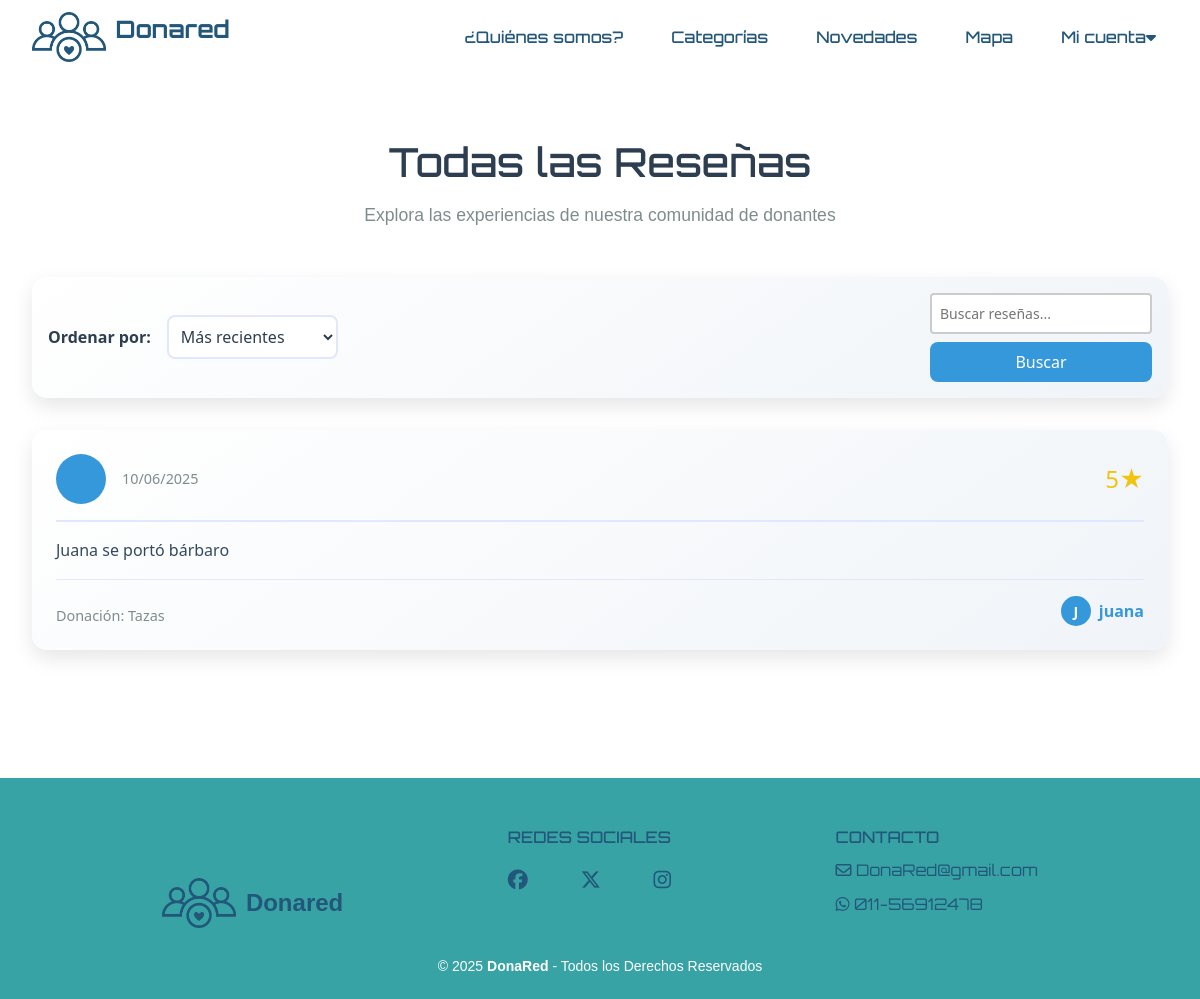
The app's page /resenas/ with its own data.
### donaredapp/models.py (models this page shows, shortened)
class Resena(models.Model):
    ESTADO_CHOICES = [
        ('pending', 'Pendiente'),
        ('approved', 'Aprobada'),
        ('rejected', 'Rechazada'),
    ]
    solicitud = models.OneToOneField('Solicitud', on_delete=models.CASCADE, related_name='resena')
    calificacion = models.IntegerField(
        validators=[MinValueValidator(1), MaxValueValidator(5)],
        help_text="Calificación de 1 a 5 estrellas"
    )
    comentario = models.TextField(max_length=500, blank=True)
    fecha_creacion = models.DateTimeField(auto_now_add=True)
    estado = models.CharField(
        max_length=10,
        choices=ESTADO_CHOICES,
        default='pending',
        help_text="Estado de la reseña"
    )
    class Meta:
        verbose_name = 'Reseña'
        verbose_name_plural = 'Reseñas'
        ordering = ['-fecha_creacion']
    @property
    def estrellas(self):
        """Retorna la calificación en formato de estrellas"""
        return '★' * self.calificacion + '☆' * (5 - self.calificacion)

class Solicitud(models.Model):
    item = models.ForeignKey(Item, on_delete=models.CASCADE, related_name='item_solicitudes')
    donante = models.ForeignKey(User, on_delete=models.CASCADE, related_name='donante_solicitudes')
    beneficiario = models.ForeignKey(User, on_delete=models.CASCADE, related_name='beneficiario_solicitudes')
    fecha_creacion = models.DateTimeField(auto_now_add=True)
    STATUS_CHOICES = [
        ('PENDIENTE', 'Pendiente'),
        ('ACEPTADA', 'Aceptada'),
        ('RECHAZADA', 'Rechazada'),
        ('CONCRETADA', 'Concretada'),
    ]
    estado = models.CharField(max_length=20, choices=STATUS_CHOICES, default='PENDIENTE')
    class Meta:
        unique_together = ['item', 'beneficiario']
        verbose_name = 'Donación'
        verbose_name_plural = 'Donaciones'

class Item(models.Model):
    nombre = models.CharField(max_length=100)
    descripcion = models.TextField(max_length=500)
    categoria = models.ForeignKey(Categoria, on_delete=models.CASCADE)
    fecha_creacion = models.DateTimeField(auto_now_add=True)
    usuario = models.ForeignKey(
        User,
        on_delete=models.CASCADE,
        related_name='items',
        null=True,
    )
    imagen = models.ImageField(upload_to='items/', null=True, blank=True, default='items/sin_imagen.png')
    domicilio = models.CharField(max_length=255, null=True, blank=True)
    activo = models.BooleanField(default=True)
    latitude = models.DecimalField(max_digits=9, decimal_places=6, null=True, blank=True)
    longitude = models.DecimalField(max_digits=9, decimal_places=6, null=True, blank=True)

### donaredapp/views.py (the view, shortened to what this page needs)
# urls.py: path('resenas/', views.ver_todas_resenas, name='ver_todas_resenas'),
def ver_todas_resenas(request):
    resenas = Resena.objects.all()
    search_query = request.GET.get('search', '')
    sort = request.GET.get('sort', 'recent')
    if sort == 'rating':
        resenas = resenas.order_by('-calificacion')
    elif sort == 'oldest':
        resenas = resenas.order_by('fecha_creacion')
    else:  # recent
        resenas = resenas.order_by('-fecha_creacion')
    paginator = Paginator(resenas, 12)  # 12 reseñas por página
    page = request.GET.get('page')
    resenas = paginator.get_page(page)
    return render(request, 'donaredapp/ver_todas_resenas.html', {
        'resenas': resenas,
        'search_query': search_query,
        'sort': sort
    })

### donaredapp/templates/donaredapp/ver_todas_resenas.html (shortened to what this page needs)
{% extends 'donaredapp/base.html' %}
{% load static %}
{% block content %}
<div class="all-reviews">
    <div class="section-header">
        <h2>Todas las Reseñas</h2>
        <p>Explora las experiencias de nuestra comunidad de donantes</p>
    </div>
    <div class="filters">
        <div class="filter-group">
            <label class="filter-label">Ordenar por:</label>
            <select class="filter-select" name="sort" onchange="this.form.submit()">
                <option value="recent" {% if sort == 'recent' %}selected{% endif %}>Más recientes</option>
            </select>
        </div>
        <form class="search-box" method="get">
            <input type="text"
                   class="search-input"
                   name="search"
                   placeholder="Buscar reseñas..."
                   value="{{ search_query }}">
            <button type="submit" class="search-btn">Buscar</button>
        </form>
    </div>
    {% if resenas %}
        <div class="reviews-grid">
            {% for resena in resenas %}
                <div class="review-card">
                    <div class="review-header">
                        <div class="reviewer-info">
                            <div class="reviewer-avatar">
                            </div>
                            <div class="reviewer-details">
                                <div class="review-date">{{ resena.fecha_creacion|date:"d/m/Y" }}</div>
                            </div>
                        </div>
                        <div class="review-rating">
                            {{ resena.calificacion }}★
                        </div>
                    </div>
                    <div class="review-content">
                        {{ resena.comentario }}
                    </div>
                    <div class="review-footer">
                        <div class="review-item">
                            Donación: {{ resena.solicitud.item.nombre }}
                        </div>
                        <a href="{% url 'donaredapp:perfil_donante' resena.solicitud.donante.id %}" class="review-donor">
                            <div class="donor-avatar">
                                {{ resena.solicitud.donante.username|first|upper }}
                            </div>
                            {{ resena.solicitud.donante.username }}
                        </a>
                    </div>
                </div>
            {% endfor %}
        </div>
    {% else %}
        <div class="no-reviews">
            <i class="fas fa-search"></i>
            <h2>No se encontraron reseñas</h2>
            <p>Intenta con otros criterios de búsqueda o filtros.</p>
        </div>
    {% endif %}
</div>
{% endblock %}

### donaredapp/static/donaredapp/style.css (style rules this page uses)
html, body { max-width: 100vw; overflow-x: hidden; }
body { background-color: #ffffff; color: #22577A; margin: 0 ; padding: 0; box-sizing: border-box; }
h1, h2, h3 { font-family: 'Orbitron', sans-serif; }
p { font-family: 'helvetica', sans-serif; }
a { text-decoration: none; color: inherit; }
textarea, select { border: none; }
form { display: flex; flex-direction: column; gap: 15px; }
form input[type="text"], form input[type="email"], form input[type="password"], form input[type="tel"], form input[type="number"], form select, form textarea { padding: 8px; font-size: 14px; color: #5f5e5e; border: 2px solid #ccc; border-radius: 4px; width: 100%; box-sizing: border-box; resize: vertical; }
.review-card { background: linear-gradient(145deg, #ffffff, #f0f4f8); border-radius: 15px; box-shadow: 0 8px 20px rgba(0, 0, 0, 0.1); padding: 1.5rem; margin-bottom: 1rem; }
.review-header { display: flex; justify-content: space-between; align-items: center; margin-bottom: 1rem; }
.reviewer-info { display: flex; align-items: center; gap: 1rem; }
.reviewer-avatar { width: 40px; height: 40px; border-radius: 50%; background-color: #3498db; display: flex; align-items: center; justify-content: center; color: white; font-weight: bold; }
.review-date { color: #7f8c8d; font-size: 0.9rem; }
.review-rating { color: #f1c40f; font-size: 1.2rem; }
.review-content { color: #34495e; line-height: 1.6; }
.review-item { margin-top: 0.5rem; color: #7f8c8d; font-size: 0.9rem; }

### donaredapp/templates/donaredapp/ver_todas_resenas.html (style rules this page uses)
.all-reviews { max-width: 1200px; margin: 2rem auto; padding: 2rem; }
.section-header { text-align: center; margin-bottom: 3rem; }
.section-header h2 { color: #2c3e50; font-size: 2.5rem; margin-bottom: 1rem; }
.section-header p { color: #7f8c8d; font-size: 1.1rem; max-width: 600px; margin: 0 auto; }
.filters { display: flex; justify-content: space-between; align-items: center; margin-bottom: 2rem; padding: 1rem; background: linear-gradient(145deg, #ffffff, #f0f4f8); border-radius: 15px; box-shadow: 0 8px 20px rgba(0, 0, 0, 0.1); }
.filter-group { display: flex; align-items: center; gap: 1rem; }
.filter-label { color: #2c3e50; font-weight: 600; }
.filter-select { padding: 0.5rem; border: 2px solid #e0e7ff; border-radius: 8px; color: #2c3e50; background-color: white; cursor: pointer; }
.search-box { display: flex; gap: 0.5rem; }
.search-input { padding: 0.5rem 1rem; border: 2px solid #e0e7ff; border-radius: 8px; color: #2c3e50; width: 300px; }
.search-btn { padding: 0.5rem 1rem; background-color: #3498db; color: white; border: none; border-radius: 8px; cursor: pointer; transition: background-color 0.3s ease; }
.reviews-grid { display: grid; grid-template-columns: repeat(auto-fit, minmax(300px, 1fr)); gap: 2rem; margin-bottom: 3rem; }
.review-card { background: linear-gradient(145deg, #ffffff, #f0f4f8); border-radius: 15px; box-shadow: 0 8px 20px rgba(0, 0, 0, 0.1); padding: 1.5rem; transition: transform 0.3s ease; }
.review-header { display: flex; justify-content: space-between; align-items: center; margin-bottom: 1rem; padding-bottom: 1rem; border-bottom: 2px solid #e0e7ff; }
.reviewer-info { display: flex; align-items: center; gap: 1rem; }
.reviewer-avatar { width: 50px; height: 50px; border-radius: 50%; background-color: #3498db; display: flex; align-items: center; justify-content: center; color: white; font-weight: bold; font-size: 1.2rem; }
.review-date { color: #7f8c8d; font-size: 0.9rem; }
.review-rating { color: #f1c40f; font-size: 1.5rem; }
.review-content { color: #34495e; line-height: 1.6; margin-bottom: 1rem; }
.review-footer { display: flex; justify-content: space-between; align-items: center; margin-top: 1rem; padding-top: 1rem; border-top: 1px solid #e0e7ff; }
.review-item { color: #7f8c8d; font-size: 0.9rem; }
.review-donor { display: flex; align-items: center; gap: 0.5rem; color: #3498db; text-decoration: none; font-weight: 600; }
.donor-avatar { width: 30px; height: 30px; border-radius: 50%; background-color: #3498db; display: flex; align-items: center; justify-content: center; color: white; font-weight: bold; font-size: 0.9rem; }

### records on screen
Resena: fecha_creacion "10/06/2025", calificacion "5", comentario "Juana se portó bárbaro", solicitud.item.nombre "Tazas", solicitud.donante.username|first "J", solicitud.donante.username "juana"
